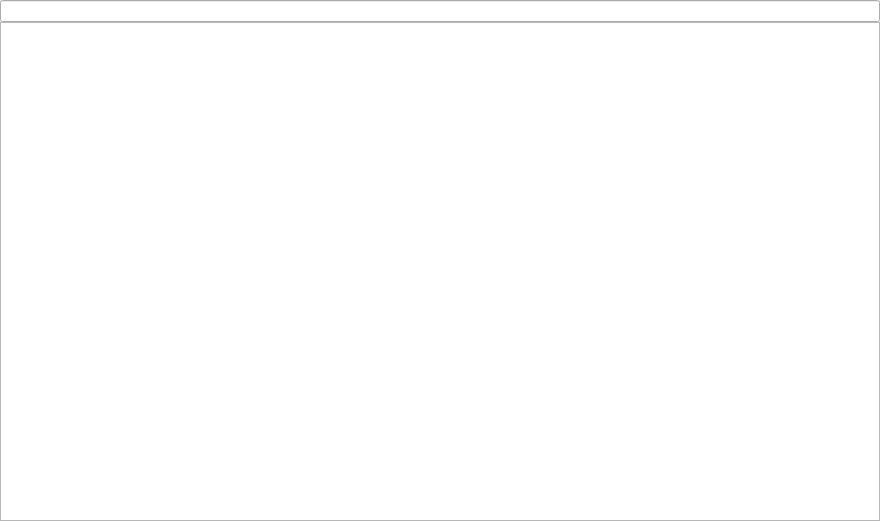
<?xml version="1.0" encoding="UTF-8"?>
<ui version="4.0">
 <class>RequestHeadersForm</class>
 <widget class="QWidget" name="RequestHeadersForm">
  <property name="geometry">
   <rect>
    <x>0</x>
    <y>0</y>
    <width>880</width>
    <height>521</height>
   </rect>
  </property>
  <layout class="QVBoxLayout" name="verticalLayout">
   <property name="spacing">
    <number>0</number>
   </property>
   <property name="leftMargin">
    <number>0</number>
   </property>
   <property name="topMargin">
    <number>0</number>
   </property>
   <property name="rightMargin">
    <number>0</number>
   </property>
   <property name="bottomMargin">
    <number>0</number>
   </property>
   <item>
    <widget class="QLineEdit" name="headerLine"/>
   </item>
   <item>
    <widget class="QTableView" name="headersTable"/>
   </item>
  </layout>
 </widget>
 <resources/>
 <connections/>
</ui>
